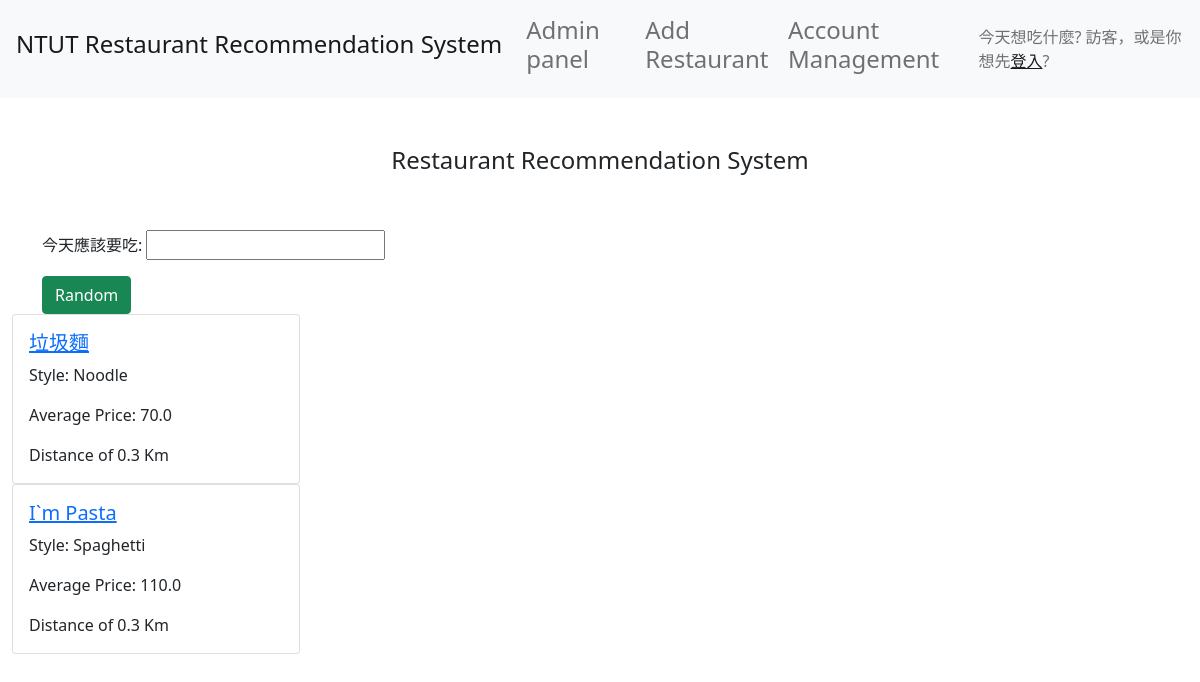
Before: / with the older database file.
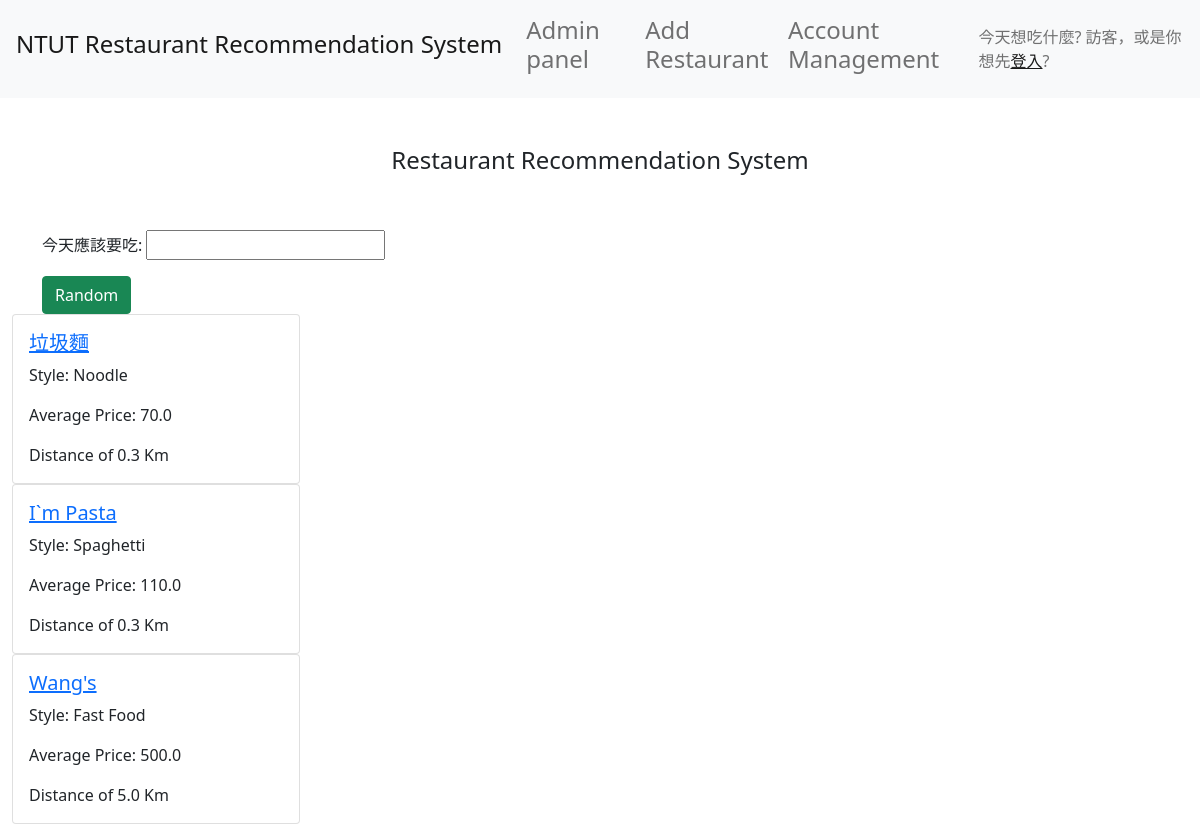
After: the same page with the newer database file.
### Restaurant/models.py (models this page shows, shortened)
class Restaurant(models.Model):
    STYLE_CHOICES = ()
    Name = models.CharField(max_length=50,
                            verbose_name='餐廳名字')
    Style = models.CharField(max_length=50,
                            verbose_name='餐廳類型')
    Price = models.DecimalField(max_digits=7,
                                decimal_places=1,
                                blank=True,
                                null=True,
                                verbose_name='價位')
    Img = models.ImageField(upload_to='Restaurant_Image/',
                            blank=True,
                            verbose_name='餐廳圖片')
    Distance = models.DecimalField(max_digits=7,
                                decimal_places=1,
                                blank=True,
                                null=True,
                                verbose_name='與學校距離')
    Address = models.CharField(max_length=50,
                            verbose_name='餐廳地址')
    Rating = models.DecimalField(max_digits=7,
                                decimal_places=1,
                                blank=True,
                                null=True,
                                verbose_name='評價')

### Restaurant/views.py (the view)
# urls.py: path('', views.index, name='index'),
def index(request):
    list_of_render = {
        'RestaurantList' : None,
        'Authenticated_msg' : None,
        'RandomRestaurant' : None
    }
    RestaurantList = Restaurant.objects.all()
    list_of_render['RestaurantList'] = RestaurantList
    global random_msg_trigger
    global authenticated_msg_trigger
    if random_msg_trigger == True:
        random_msg_trigger = False
        if randomrestaurant_info != None:
            list_of_render['RandomRestaurant'] = randomrestaurant_info.Name
    if authenticated_msg_trigger:
        authenticated_msg_trigger = False
        list_of_render['Authenticated_msg'] = authenticated_msg
    return render(request, 'Restaurant/listRestaurant.html', list_of_render)

### Restaurant/templates/Restaurant/listRestaurant.html (shortened to what this page needs)
<!doctype html>
<html lang="en">
  <head>
    {% load static %}
    <link rel="stylesheet" href="https://stackpath.bootstrapcdn.com/bootstrap/4.5.0/css/bootstrap.min.css">
    <link href="https://cdn.jsdelivr.net/npm/bootstrap@5.1.3/dist/css/bootstrap.min.css" rel="stylesheet">
  </head>
  <body>
    <nav class = "navbar navbar-expand-lg navbar-light bg-light" style="background-color: #e3f2fd;">
      <div class="collapse navbar-collapse" id="navbarTogglerDemo01">
        <a class="navbar-brand" href="{% url 'index' %}"><h4>NTUT Restaurant Recommendation System</h4></a>
        <ul class="navbar-nav mr-auto mt-2 mt-lg-0">
          <li class="nav-item">
            <a class="nav-link" href="{% url 'admin:index' %}"><h4>Admin panel</h4></a>
          </li>
          <li class="nav-item">
            <a class="nav-link" href="{% url 'add-restaurant' %}"><h4>Add Restaurant</h4></a>
          </li>
          <li class="nav-item">
            <a class="nav-link" href="{% url 'accounts-index' %}"><h4>Account Management</h4></a>
          </li>
        </ul>
        {% if user.is_authenticated %}
        <span class="navbar-text">
          今天想吃什麼?{{ user.username }}
        </span>
        <a href="{% url 'logout' %}">登出</a>
        {% else %}
        <span class="navbar-text">
          今天想吃什麼? 訪客，或是你想先<a href="{% url 'login' %}">登入</a>?
        </span>
        {% endif %}
      </div>
    </nav>
    <div class="container-fluid">
      {% block content %}
      <h4 class="text-center p-5">
      Restaurant Recommendation System
      </h4>
      <div class="container">
        {% if RandomRestaurant == None %}
        <p>今天應該要吃: <input type="text" readonly="readonly" id="rdrs"></p>
        {% else %}
        <p>今天應該要吃: <input type="text" value="{{ Restaurant_selected.Name }}" readonly="readonly" id="rdrs"></p>
        {% endif %}
        <a href="{% url 'random' %}"  class="btn btn-success" id="rdbtn">Random</a>
      </div>
      <div class="card-column">
        {% for R in RestaurantList %}
        <div class="card" style="width: 18rem;">
          <div class="card-body">
            <h5 class="card-title"><a href="resturant/{{ R.id }}">{{R.Name}}</a></h5>
            <p class="card-text">Style: {{R.Style}}</p>
            <p class="card-text">Average Price: {{R.Price}}</p>
            <p class="card-text">Distance of {{R.Distance}} Km</p>
          </div>
        </div>
        {% endfor %}
      </div>
      {% endblock %}
    </div>
  </body>
</html>

Changed rows visible on the page:
added Restaurant: Name "Wang's", Style "Fast Food", Price "500.0", Distance "5.0"
